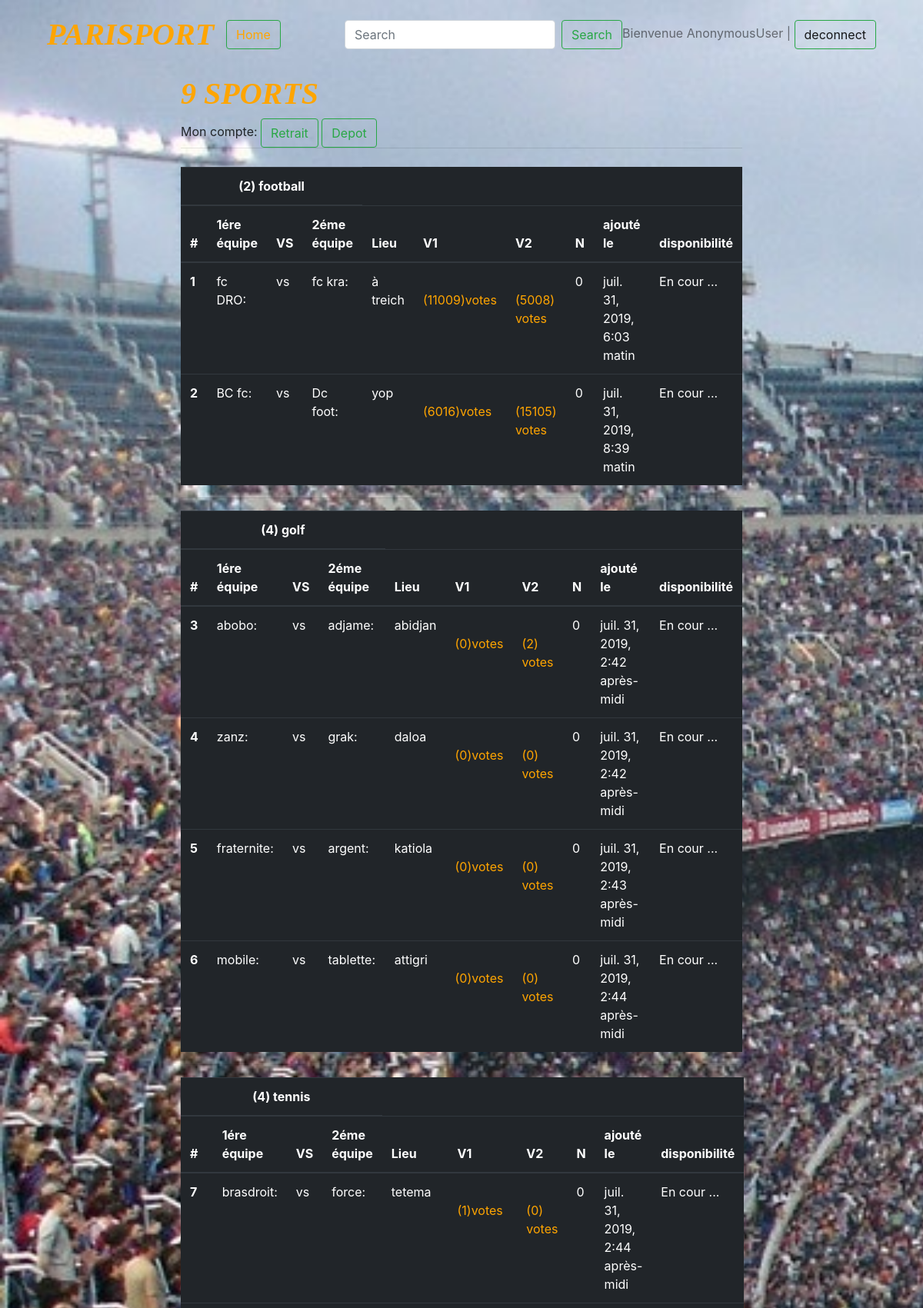
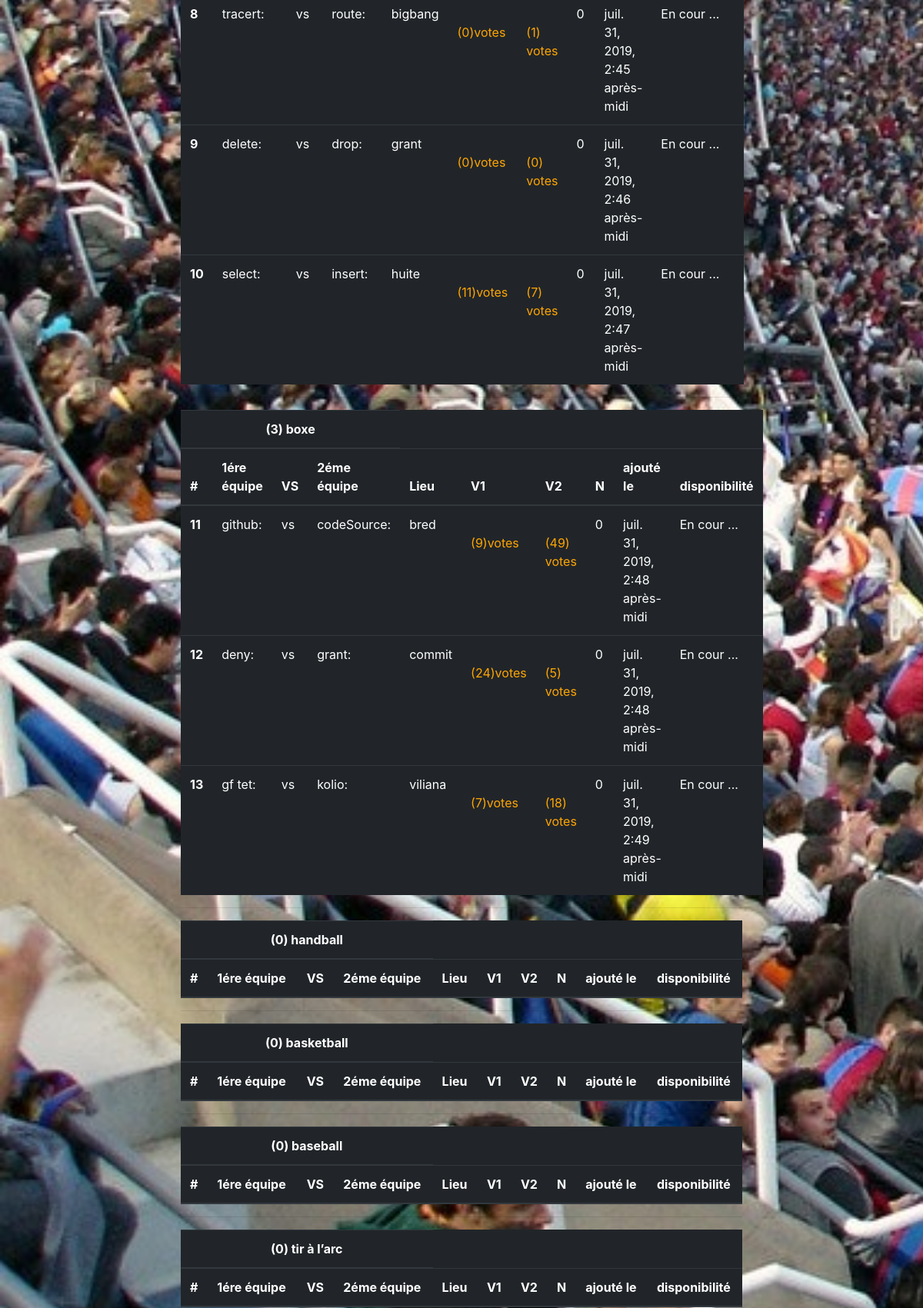
Page /match (upper part) on the committed database (2 pictures, top to bottom).
### myapp/models.py (models this page shows)
class Sports(models.Model):
    type_sport= models.CharField(max_length=250,verbose_name="type de sport")
    statut=  models.BooleanField(default=False)
    created_at = models.DateTimeField(auto_now_add=True)
    updated_at = models.DateTimeField(auto_now=True)

class Match(models.Model):
    descript_match= models.CharField(max_length=250,verbose_name="X face à Y")
    equipe1= models.CharField(max_length=100)
    equipe2= models.CharField(max_length=100)
    vote1 =  models.IntegerField(default=0)
    vote2 =  models.IntegerField(default=0)
    date_add= models.DateTimeField(auto_now_add=True)
    date_exp = models.DateTimeField(auto_now=True)
    statut=  models.BooleanField(default=True)
    sport = models.ForeignKey(Sports, on_delete=models.CASCADE,related_name="sport_match", null=True)

### myapp/views.py (the view)
# urls.py: path('match', views.match),
def match(request):
    utilisateurs=Utilisateur.objects.all()
    sports=Sports.objects.all()
    data={
        'sports':sports,
        'utilisateurs':utilisateurs,
    }
    return render(request,'myapp/match.html',data)

### templates/myapp/match.html (shortened to what this page needs)
<!DOCTYPE html>
{% load staticfiles %}
<html lang="fr">
  <head>
    <link rel="stylesheet" href="{% static 'css/style.css' %}">
    <link rel="stylesheet" href="https://stackpath.bootstrapcdn.com/bootstrap/4.1.3/css/bootstrap.min.css">
  </head>
  <body class="body2">
    <div class="container">
        <nav class="navbar navbar-expand-lg navbar-light">
            <a class="navbar-brand" href="#"> <h1 class="mt-2">PARISPORT</h1></a>
            <div class="collapse navbar-collapse" id="navbarText">
              <ul class="navbar-nav mr-auto">
                <li class="nav-item active">
                  <a class="btn btn-outline-success my-2 my-sm-0" href="/">Home <span class="sr-only">(current)</span></a>
                </li>
              </ul>
              <span class="navbar-text">
                    <ul class="navbar-nav mr-auto">
                        <li class="nav-item">
                            <form class="form-inline">
                                <input class="form-control mr-sm-2" type="search" placeholder="Search" aria-label="Search">
                                <button class="btn btn-outline-success my-2 my-sm-0" type="submit">Search</button>
                            </form>
                        </li>
                        <li class="nav-item">
                            Bienvenue  {{ user}} |  <a class="btn btn-outline-success my-2 my-sm-0" href="deconnect">deconnect</a>
                        </li>
                      </ul>
              </span>
            </div>
          </nav>
      <div class="row justify-content-center">
        <div class="col-8">
          <h1 class="mt-2">{{sports.all|length }} SPORTS</h1>
          <span>Mon compte: {{utilisateurs.compte}}</span>
          <button class="btn btn-outline-success my-2 my-sm-0" type="submit">Retrait</button>
          <button class="btn btn-outline-success my-2 my-sm-0" type="submit">Depot</button>
          <hr class="mt-0 mb-4">
          {% block content %}
          {% for sport in sports %}
          <table class="table table-hover table-dark">
                <thead>
                <tr>
                    <th colspan="4"> <center> ({{ sport.sport_match.all|length }})  {{ sport.type_sport }}</center> </th>
                </tr>
                  <tr>
                    <th scope="col">#</th>
                    <th scope="col">1ére équipe</th>
                    <th scope="col">VS</th>
                    <th scope="col">2éme équipe</th>
                    <th scope="col">Lieu</th>
                    <th scope="col">V1</th>
                    <th scope="col">V2</th>
                    <th scope="col">N</th>
                    <th scope="col">ajouté le </th>
                    <th>disponibilité</th>
                  </tr>
                </thead>
                <tbody>
                {% for items in sport.sport_match.all %}
                  <tr>
                    <th scope="row">{{items.id}}</th>
                    <td>{{items.equipe1}}:</td>
                    <td>vs</td>
                    <td>{{items.equipe2}}:</td>
                    <td>{{items.descript_match}}</td>
                    <td><a href="/add_vote1/{{items.id}}/"><br>({{items.vote1}})votes</a></td>
                    <td><a href="/add_vote2/{{items.id}}/"> <br>({{items.vote2}}) votes</a></td>
                    <td>0</td>
                    <td>{{items.date_add}}</td>
                    <td>En cour ...</td>
                  </tr>
                {% endfor %}
                </tbody>
              </table>
              <hr>
            {% endfor %}
          {% endblock %}
        </div>
      </div>
    </div>
  </body>
</html>

### static/css/style.css (style rules this page uses)
.body2 { background: url("../images/d.jpg") no-repeat; background-size: cover; }
.body2 a { color: orange; }
.body1 h1,.body2 h1 { color: orange; font-style: italic; font-family: fantasy; font-weight: bold; }

### rows in the picture
Sports: sport_match.all|length "2", type_sport "football"
Match: id "1", equipe1 "fc DRO", equipe2 "fc kra", descript_match "à treich", vote1 "11009", vote2 "5008", date_add "juil. 31, 2019, 6:03 matin"
Match: id "2", equipe1 "BC fc", equipe2 "Dc foot", descript_match "yop", vote1 "6016", vote2 "15105", date_add "juil. 31, 2019, 8:39 matin"
Sports: sport_match.all|length "4", type_sport "golf"
Match: id "3", equipe1 "abobo", equipe2 "adjame", descript_match "abidjan", vote1 "0", vote2 "2", date_add "juil. 31, 2019, 2:42 après-midi"
Match: id "4", equipe1 "zanz", equipe2 "grak", descript_match "daloa", vote1 "0", vote2 "0", date_add "juil. 31, 2019, 2:42 après-midi"
Match: id "5", equipe1 "fraternite", equipe2 "argent", descript_match "katiola", vote1 "0", vote2 "0", date_add "juil. 31, 2019, 2:43 après-midi"
Match: id "6", equipe1 "mobile", equipe2 "tablette", descript_match "attigri", vote1 "0", vote2 "0", date_add "juil. 31, 2019, 2:44 après-midi"
Sports: sport_match.all|length "4", type_sport "tennis"
Match: id "7", equipe1 "brasdroit", equipe2 "force", descript_match "tetema", vote1 "1", vote2 "0", date_add "juil. 31, 2019, 2:44 après-midi"
Match: id "8", equipe1 "tracert", equipe2 "route", descript_match "bigbang", vote1 "0", vote2 "1", date_add "juil. 31, 2019, 2:45 après-midi"
Match: id "9", equipe1 "delete", equipe2 "drop", descript_match "grant", vote1 "0", vote2 "0", date_add "juil. 31, 2019, 2:46 après-midi"
Match: id "10", equipe1 "select", equipe2 "insert", descript_match "huite", vote1 "11", vote2 "7", date_add "juil. 31, 2019, 2:47 après-midi"
Sports: sport_match.all|length "3", type_sport "boxe"
Match: id "11", equipe1 "github", equipe2 "codeSource", descript_match "bred", vote1 "9", vote2 "49", date_add "juil. 31, 2019, 2:48 après-midi"
Match: id "12", equipe1 "deny", equipe2 "grant", descript_match "commit", vote1 "24", vote2 "5", date_add "juil. 31, 2019, 2:48 après-midi"
Match: id "13", equipe1 "gf tet", equipe2 "kolio", descript_match "viliana", vote1 "7", vote2 "18", date_add "juil. 31, 2019, 2:49 après-midi"
Sports: sport_match.all|length "0", type_sport "handball"
Sports: sport_match.all|length "0", type_sport "basketball"
Sports: sport_match.all|length "0", type_sport "baseball"
Sports: sport_match.all|length "0", type_sport "tir à l’arc"

### other values in the picture
{{ user }} "AnonymousUser"
